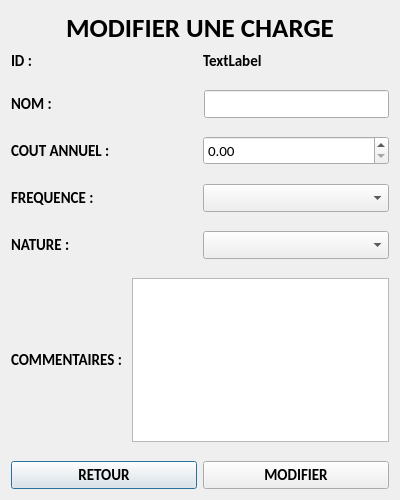
<?xml version="1.0" encoding="UTF-8"?>
<ui version="4.0">
 <class>ModFF</class>
 <widget class="QDialog" name="ModFF">
  <property name="geometry">
   <rect>
    <x>0</x>
    <y>0</y>
    <width>400</width>
    <height>500</height>
   </rect>
  </property>
  <property name="minimumSize">
   <size>
    <width>400</width>
    <height>500</height>
   </size>
  </property>
  <property name="font">
   <font>
    <family>Calibri</family>
    <pointsize>11</pointsize>
   </font>
  </property>
  <property name="windowTitle">
   <string>Dialog</string>
  </property>
  <layout class="QVBoxLayout" name="verticalLayout">
   <item>
    <layout class="QHBoxLayout" name="horizontalLayout">
     <item>
      <widget class="QLabel" name="label_titre">
       <property name="font">
        <font>
         <family>Calibri</family>
         <pointsize>20</pointsize>
         <weight>75</weight>
         <bold>true</bold>
        </font>
       </property>
       <property name="text">
        <string>MODIFIER UNE CHARGE</string>
       </property>
       <property name="alignment">
        <set>Qt::AlignCenter</set>
       </property>
      </widget>
     </item>
    </layout>
   </item>
   <item>
    <layout class="QHBoxLayout" name="horizontalLayout_8">
     <item>
      <widget class="QLabel" name="label_id">
       <property name="font">
        <font>
         <weight>75</weight>
         <bold>true</bold>
        </font>
       </property>
       <property name="text">
        <string>ID : </string>
       </property>
      </widget>
     </item>
     <item>
      <widget class="QLabel" name="id">
       <property name="font">
        <font>
         <weight>75</weight>
         <bold>true</bold>
        </font>
       </property>
       <property name="text">
        <string>TextLabel</string>
       </property>
      </widget>
     </item>
    </layout>
   </item>
   <item>
    <spacer name="verticalSpacer_6">
     <property name="orientation">
      <enum>Qt::Vertical</enum>
     </property>
     <property name="sizeHint" stdset="0">
      <size>
       <width>20</width>
       <height>40</height>
      </size>
     </property>
    </spacer>
   </item>
   <item>
    <layout class="QHBoxLayout" name="horizontalLayout_7">
     <item>
      <widget class="QLabel" name="label_nom">
       <property name="font">
        <font>
         <weight>75</weight>
         <bold>true</bold>
        </font>
       </property>
       <property name="text">
        <string>NOM : </string>
       </property>
      </widget>
     </item>
     <item>
      <spacer name="horizontalSpacer">
       <property name="orientation">
        <enum>Qt::Horizontal</enum>
       </property>
       <property name="sizeHint" stdset="0">
        <size>
         <width>40</width>
         <height>20</height>
        </size>
       </property>
      </spacer>
     </item>
     <item>
      <widget class="QLineEdit" name="nom">
       <property name="minimumSize">
        <size>
         <width>185</width>
         <height>0</height>
        </size>
       </property>
       <property name="baseSize">
        <size>
         <width>300</width>
         <height>0</height>
        </size>
       </property>
      </widget>
     </item>
    </layout>
   </item>
   <item>
    <spacer name="verticalSpacer">
     <property name="orientation">
      <enum>Qt::Vertical</enum>
     </property>
     <property name="sizeHint" stdset="0">
      <size>
       <width>20</width>
       <height>40</height>
      </size>
     </property>
    </spacer>
   </item>
   <item>
    <layout class="QHBoxLayout" name="horizontalLayout_2">
     <item>
      <widget class="QLabel" name="label_cout">
       <property name="font">
        <font>
         <weight>75</weight>
         <bold>true</bold>
        </font>
       </property>
       <property name="text">
        <string>COUT ANNUEL : </string>
       </property>
      </widget>
     </item>
     <item>
      <widget class="QDoubleSpinBox" name="coutAnnuel">
       <property name="maximum">
        <double>100000000.000000000000000</double>
       </property>
      </widget>
     </item>
    </layout>
   </item>
   <item>
    <spacer name="verticalSpacer_3">
     <property name="orientation">
      <enum>Qt::Vertical</enum>
     </property>
     <property name="sizeHint" stdset="0">
      <size>
       <width>20</width>
       <height>40</height>
      </size>
     </property>
    </spacer>
   </item>
   <item>
    <layout class="QHBoxLayout" name="horizontalLayout_3">
     <item>
      <widget class="QLabel" name="label_frequence">
       <property name="font">
        <font>
         <weight>75</weight>
         <bold>true</bold>
        </font>
       </property>
       <property name="text">
        <string>FREQUENCE : </string>
       </property>
      </widget>
     </item>
     <item>
      <widget class="QComboBox" name="frequence"/>
     </item>
    </layout>
   </item>
   <item>
    <spacer name="verticalSpacer_4">
     <property name="orientation">
      <enum>Qt::Vertical</enum>
     </property>
     <property name="sizeHint" stdset="0">
      <size>
       <width>20</width>
       <height>40</height>
      </size>
     </property>
    </spacer>
   </item>
   <item>
    <layout class="QHBoxLayout" name="horizontalLayout_4">
     <item>
      <widget class="QLabel" name="label_nature">
       <property name="font">
        <font>
         <weight>75</weight>
         <bold>true</bold>
        </font>
       </property>
       <property name="text">
        <string>NATURE : </string>
       </property>
      </widget>
     </item>
     <item>
      <widget class="QComboBox" name="nature"/>
     </item>
    </layout>
   </item>
   <item>
    <spacer name="verticalSpacer_2">
     <property name="orientation">
      <enum>Qt::Vertical</enum>
     </property>
     <property name="sizeHint" stdset="0">
      <size>
       <width>20</width>
       <height>40</height>
      </size>
     </property>
    </spacer>
   </item>
   <item>
    <layout class="QHBoxLayout" name="horizontalLayout_5">
     <item>
      <widget class="QLabel" name="label_commentaire">
       <property name="font">
        <font>
         <weight>75</weight>
         <bold>true</bold>
        </font>
       </property>
       <property name="text">
        <string>COMMENTAIRES : </string>
       </property>
      </widget>
     </item>
     <item>
      <widget class="QTextEdit" name="commentaire"/>
     </item>
    </layout>
   </item>
   <item>
    <spacer name="verticalSpacer_5">
     <property name="orientation">
      <enum>Qt::Vertical</enum>
     </property>
     <property name="sizeHint" stdset="0">
      <size>
       <width>20</width>
       <height>40</height>
      </size>
     </property>
    </spacer>
   </item>
   <item>
    <layout class="QHBoxLayout" name="horizontalLayout_6">
     <item>
      <widget class="QPushButton" name="retour">
       <property name="font">
        <font>
         <weight>75</weight>
         <bold>true</bold>
        </font>
       </property>
       <property name="text">
        <string>RETOUR</string>
       </property>
      </widget>
     </item>
     <item>
      <widget class="QPushButton" name="modifier">
       <property name="font">
        <font>
         <weight>75</weight>
         <bold>true</bold>
        </font>
       </property>
       <property name="text">
        <string>MODIFIER</string>
       </property>
      </widget>
     </item>
    </layout>
   </item>
  </layout>
 </widget>
 <resources/>
 <connections/>
</ui>
